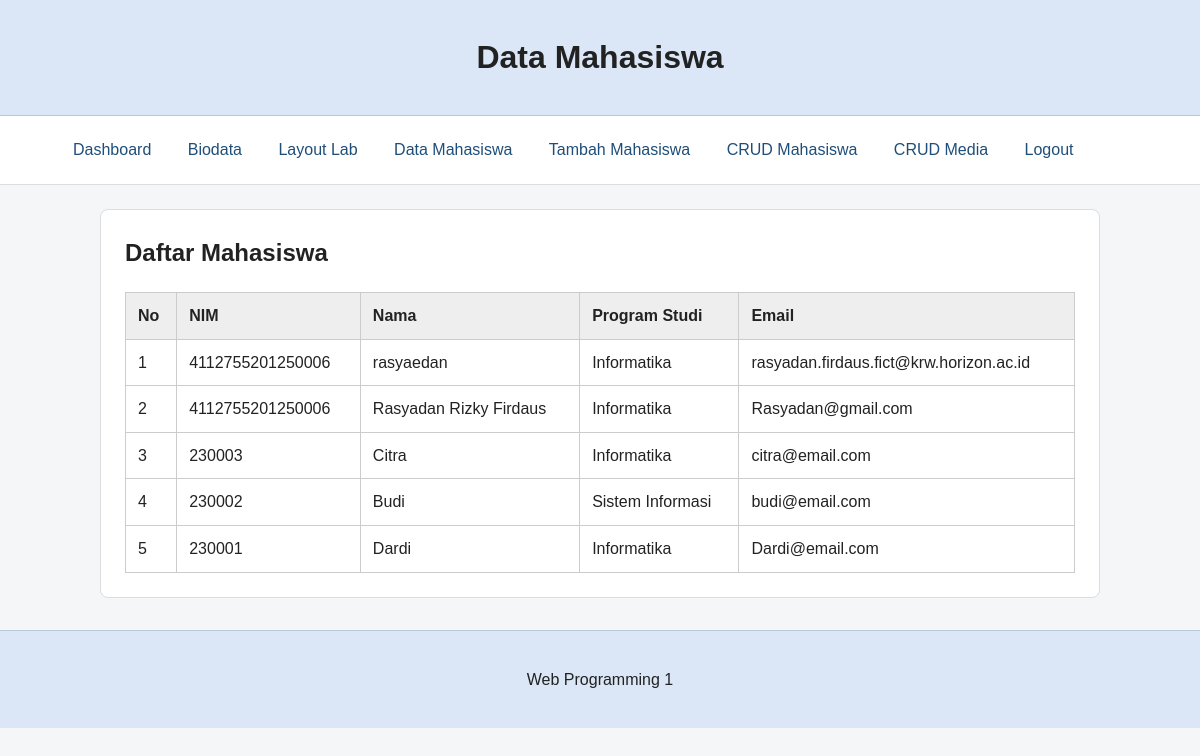
Page /pages/data_mahasiswa.php (signed in) on the earlier database version.
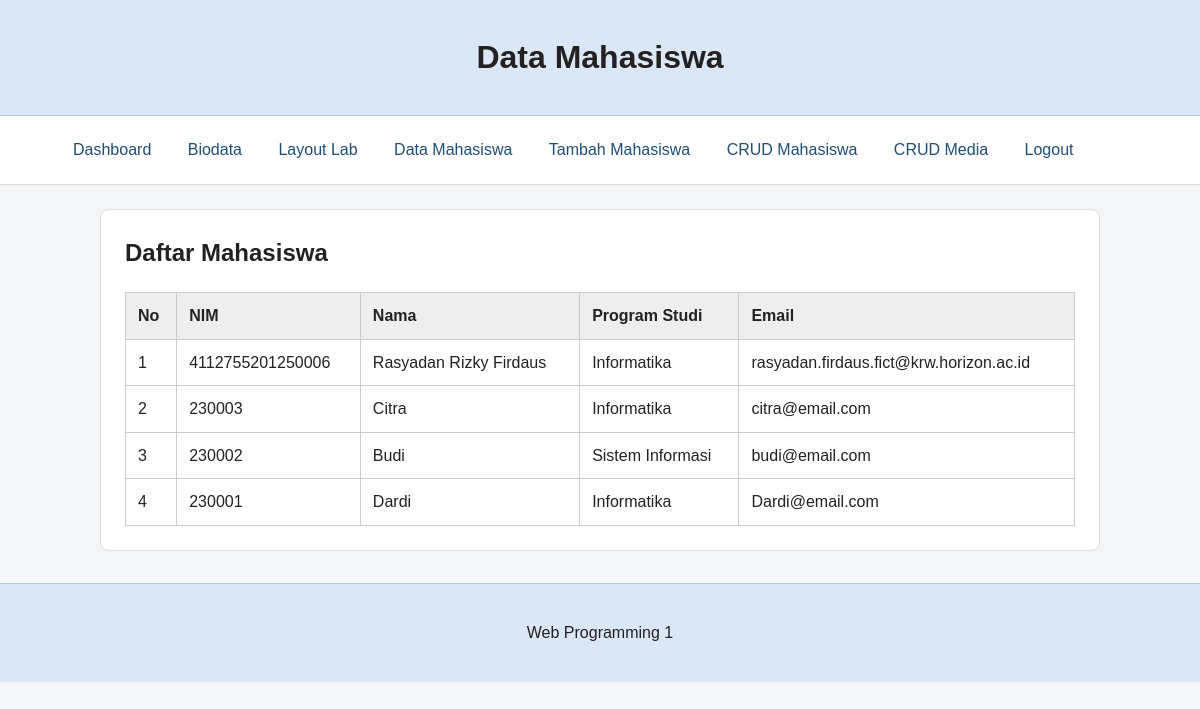
Same page on the later database version.
### tables this page shows
CREATE TABLE `mahasiswa` (
  `id` int NOT NULL AUTO_INCREMENT,
  `nim` varchar(20) NOT NULL,
  `nama` varchar(100) NOT NULL,
  `program_studi` varchar(100) NOT NULL,
  `email` varchar(100) NOT NULL,
  `foto` varchar(255) DEFAULT NULL,
  `audio` varchar(255) DEFAULT NULL,
  `dokumen` varchar(255) DEFAULT NULL,
  PRIMARY KEY (`id`)
);

### pages/data_mahasiswa.php (the view, shortened to what this page needs)
<?php
require_once "../config/koneksi.php";
$sql = "SELECT id, nim, nama, program_studi, email
        FROM mahasiswa
        ORDER BY id DESC";
$result = $conn->query($sql);
?>
<!DOCTYPE html>
<html lang="id">
<head>
    <link rel="stylesheet" href="../assets/css/style.css">
</head>
<body>
<header>
    <h1>Data Mahasiswa</h1>
</header>
<nav>
    <a href="dashboard.php">Dashboard</a>
    <a href="index.php">Biodata</a>
    <a href="layout.php">Layout Lab</a>
    <a href="data_mahasiswa.php">Data Mahasiswa</a>
    <a href="form_mahasiswa.php">Tambah Mahasiswa</a>
    <a href="../crud/index.php">CRUD Mahasiswa</a>
    <a href="../crud-media/index.php">CRUD Media</a>
    <a href="../proses/logout.php">Logout</a>
</nav>
<main>
    <section>
        <h2>Daftar Mahasiswa</h2>
        <table class="data-table">
            <thead>
                <tr>
                    <th>No</th>
                    <th>NIM</th>
                    <th>Nama</th>
                    <th>Program Studi</th>
                    <th>Email</th>
                </tr>
            </thead>
            <tbody>
            <?php $no = 1; ?>
            <?php while ($row = $result->fetch_assoc()): ?>
                <tr>
                    <td><?= $no++; ?></td>
                    <td><?= htmlspecialchars($row["nim"]); ?></td>
                    <td><?= htmlspecialchars($row["nama"]); ?></td>
                    <td><?= htmlspecialchars($row["program_studi"]); ?></td>
                    <td><?= htmlspecialchars($row["email"]); ?></td>
                </tr>
            <?php endwhile; ?>
            </tbody>
        </table>
    </section>
</main>
<footer>
    <p>Web Programming 1</p>
</footer>
</body>
</html>

Differences in the rows shown:
removed mahasiswa: nim "4112755201250006", nama "rasyaedan", program_studi "Informatika", email "rasyadan.firdaus.fict@krw.horizon.ac.id"
changed mahasiswa "Rasyadan Rizky Firdaus": email "Rasyadan@gmail.com" → "rasyadan.firdaus.fict@krw.horizon.ac.id"
